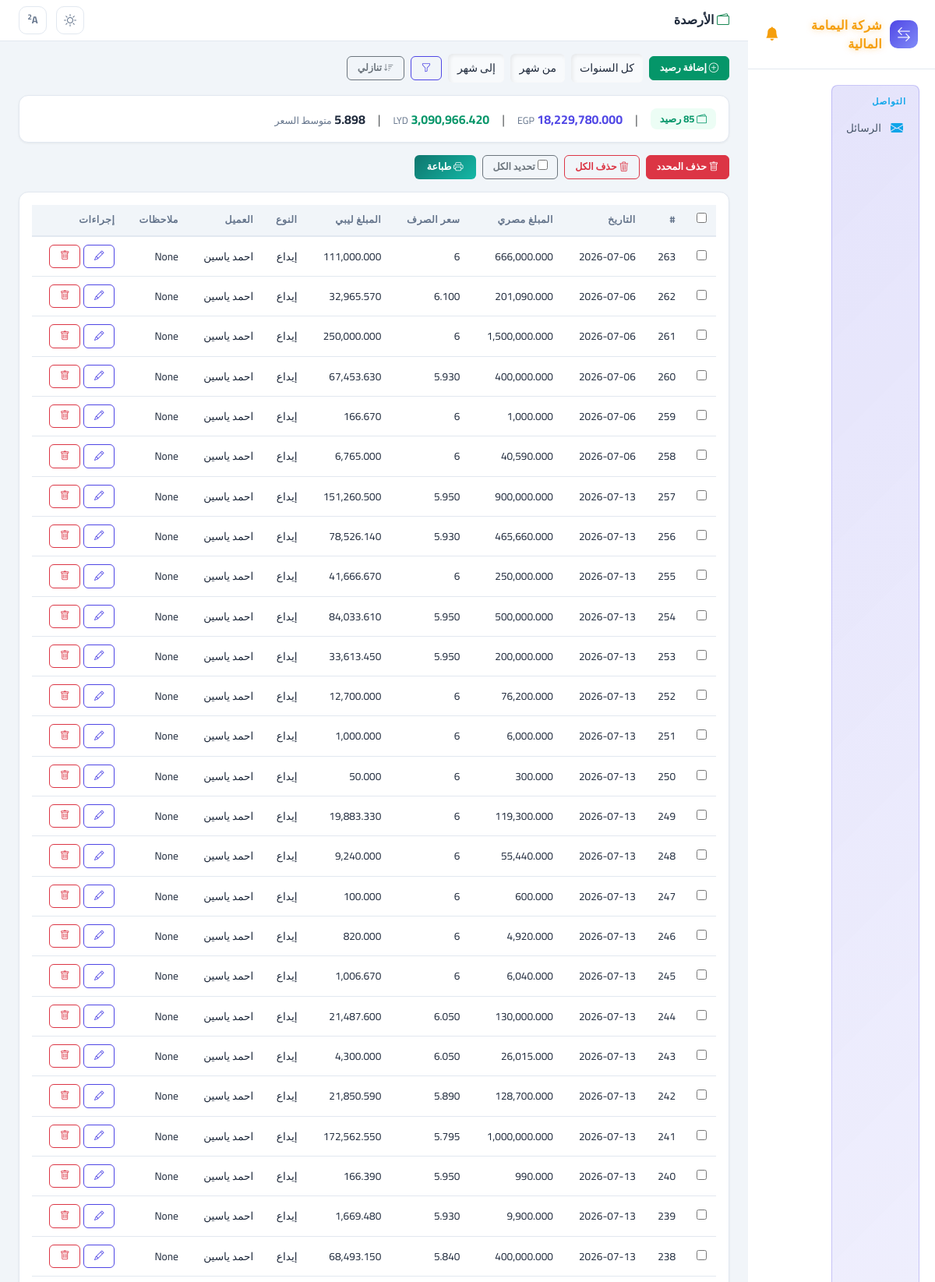
Screenshot of /capital/ (upper part) with the database file from the repository.
### access_app/models.py (models this page shows, shortened)
class Capital(models.Model):
    cash_in = models.FloatField(verbose_name="وارد نقدي", null=True, blank=True)
    libyan_cash = models.FloatField(verbose_name="نقدي ليبي", null=True, blank=True)
    date = models.DateField(verbose_name="التاريخ", null=True, blank=True)
    in_type = models.CharField(max_length=200, verbose_name="نوع الإيداع", null=True, blank=True)
    from_source = models.ForeignKey(FromSource, on_delete=models.SET_NULL, null=True, blank=True, verbose_name="من")
    exchange_rate = models.FloatField(verbose_name="سعر الصرف", null=True, blank=True)
    balance_type = models.ForeignKey(BalanceType, on_delete=models.SET_NULL, null=True, blank=True, verbose_name="نوع الرصيد")
    remarks = models.TextField(verbose_name="ملاحظات", null=True, blank=True)
    client = models.ForeignKey("ClientBalance", on_delete=models.SET_NULL, null=True, blank=True, verbose_name="رصيد من")
    class Meta:
        verbose_name = "رصيد"
        verbose_name_plural = "الأرصدة"

class ClientBalance(models.Model):
    name = models.CharField(max_length=200, verbose_name="الاسم")
    phone = models.CharField(max_length=20, verbose_name="رقم الهاتف", blank=True, null=True)
    egp_balance = models.FloatField(verbose_name="الرصيد المصري", default=0)
    lyd_balance = models.FloatField(verbose_name="الرصيد الليبي", default=0)
    last_updated = models.DateTimeField(verbose_name="آخر تحديث", auto_now=True)
    class Meta:
        verbose_name = "رصيد عميل"
        verbose_name_plural = "أرصدة العملاء"

### access_app/views.py (the view, shortened to what this page needs)
# urls.py: path('capital/', views.capital_list, name='capital_list'),
def capital_list(request):
    order = request.GET.get("order", "desc")
    order_field = "-id" if order == "desc" else "id"
    qs = Capital.objects.select_related("client", "from_source").all().order_by(order_field)
    q = request.GET.get("q", "").strip()
    date_from = request.GET.get("date_from", "").strip()
    date_to = request.GET.get("date_to", "").strip()
    client_id = request.GET.get("client", "").strip()
    year = request.GET.get("year", "").strip()
    month_from = request.GET.get("month_from", "").strip()
    month_to = request.GET.get("month_to", "").strip()
    if date_from:
        qs = qs.filter(date__gte=date_from)
    if date_to:
        qs = qs.filter(date__lte=date_to)
    if client_id:
        qs = qs.filter(client_id=client_id)
    if year:
        qs = qs.filter(date__year=year)
    if month_from:
        qs = qs.filter(date__month__gte=month_from)
    if month_to:
        qs = qs.filter(date__month__lte=month_to)
    agg = qs.aggregate(
        total_egp=Sum("cash_in"),
        total_lyd=Sum("libyan_cash"),
    )
    total_egp_val = agg["total_egp"] or 0
    total_lyd_val = agg["total_lyd"] or 0
    avg_rate = round(total_egp_val / total_lyd_val, 3) if total_lyd_val else 0
    filtered_count = qs.count()
    total_count = Capital.objects.count()
    clients = ClientBalance.objects.all().order_by("name")
    is_filtered = bool(q or date_from or date_to or client_id or year or month_from or month_to)
    return render(request, "capital_list.html", {
        "title": "الأرصدة",
        "capitals": qs,
        "clients": clients,
        "q": q,
        "date_from": date_from,
        "date_to": date_to,
        "selected_client": client_id,
        "selected_year": year,
        "selected_month_from": month_from,
        "selected_month_to": month_to,
        "total_egp": total_egp_val,
        "total_lyd": total_lyd_val,
        "avg_rate": avg_rate,
        "order": order,
        "filtered_count": filtered_count,
        "total_count": total_count,
        "is_filtered": is_filtered,
    })

### access_app/context_processors.py (called while the page is built, shortened)
def carryover_reminder(request):
    now = datetime.now()
    prev_year = now.year - 1 if now.month == 1 else now.year
    prev_month = 12 if now.month == 1 else now.month - 1
    dismissed = request.session.get("carryover_reminder_dismissed")
    if dismissed == f"{prev_year}-{prev_month}":
        return {"carryover_reminder": None}
    clients = ClientBalance.objects.all().order_by("name")
    warning_clients = []
    for client in clients:
        has_data = Capital.objects.filter(
            client=client, date__year=prev_year, date__month=prev_month
        ).exists()
        if not has_data:
            continue
    if not warning_clients:
        return {"carryover_reminder": None}

def current_user_processor(request):
    user_id = request.session.get("user_id")
    if user_id:
        try:
            user = SystemUser.objects.get(id=user_id)
            return {"current_user": user}
        except SystemUser.DoesNotExist:
            pass
    return {"current_user": None}

def maintenance_processor(request):
    from .models import SystemSetting
    setting = SystemSetting.get()
    return {"maintenance_mode": setting.maintenance_mode, "maintenance_message": setting.maintenance_message}

def import_alerts_processor(request):
    unread = ImportAlert.objects.filter(is_read=False).count()
    return {"import_alerts_unread": unread}

### access_app/models.py (called while the page is built)
    @classmethod
    def get(cls):
        obj, _ = cls.objects.get_or_create(id=1)
        return obj

### access_app/templatetags/app_tags.py (called while the page is built)
@register.filter(name="fmt")
def fmt_amount(value):
    try:
        return f"{float(value):,.3f}"
    except (ValueError, TypeError):
        return value or "-"

@register.filter(name="split")
def split_filter(value, sep=","):
    if not value:
        return []
    return str(value).split(sep)

### access_app/templates/capital_list.html (shortened to what this page needs)
{% extends "base.html" %}
{% load app_tags %}
{% load l10n %}
{% block page_title %}<i class="bi bi-wallet2 text-success"></i> الأرصدة{% endblock %}
{% block content %}
<div class="d-flex align-items-center gap-2 mb-3 flex-wrap">
    <a href="{% url 'add_capital' %}" class="btn btn-success btn-sm"><i class="bi bi-plus-circle"></i> إضافة رصيد</a>
    <form method="get" class="d-flex gap-2 align-items-center" id="filterForm">
        <select name="year" class="form-select form-select-sm" style="width:auto;">
            <option value="">كل السنوات</option>
        </select>
        <select name="month_from" class="form-select form-select-sm" style="width:auto;">
            <option value="">من شهر</option>
        </select>
        <select name="month_to" class="form-select form-select-sm" style="width:auto;">
            <option value="">إلى شهر</option>
        </select>
        <button type="submit" class="btn btn-outline-primary btn-sm"><i class="bi bi-funnel"></i></button>
    </form>
    <a href="?order={% if order == 'desc' %}asc{% else %}desc{% endif %}" class="btn btn-outline-secondary btn-sm" style="text-decoration:none">
        <i class="bi bi-sort-{% if order == 'desc' %}down{% else %}up{% endif %}"></i>
        {% if order == 'desc' %}تنازلي{% else %}تصاعدي{% endif %}
    </a>
</div>
<div class="stat-card p-3 mb-3">
    <div class="d-flex gap-3 flex-wrap align-items-center">
        {% if is_filtered %}
        <span style="background:var(--warning-bg);color:var(--warning);padding:4px 12px;border-radius:8px;font-size:.8rem;font-weight:700">
            <i class="bi bi-funnel-fill"></i> فلتر: {{ filtered_count }} من {{ total_count }} رصيد
        </span>
        <span class="text-muted">|</span>
        {% else %}
        <span style="background:#ecfdf5;color:#059669;padding:4px 12px;border-radius:8px;font-size:.8rem;font-weight:700">
            <i class="bi bi-wallet2"></i> {{ total_count }} رصيد
        </span>
        <span class="text-muted">|</span>
        {% endif %}
        <span><strong style="color:var(--primary)">{{ total_egp|fmt }}</strong> <span style="font-size:.78rem;color:var(--text-muted)">EGP</span></span>
        <span class="text-muted">|</span>
        <span><strong style="color:var(--success)">{{ total_lyd|fmt }}</strong> <span style="font-size:.78rem;color:var(--text-muted)">LYD</span></span>
        <span class="text-muted">|</span>
        <span><strong>{{ avg_rate|floatformat:"-3u" }}</strong> <span style="font-size:.78rem;color:var(--text-muted)">متوسط السعر</span></span>
    </div>
</div>
<form id="bulkForm" method="post" action="{% url 'bulk_delete_capital' %}">
    <div class="d-flex gap-2 mb-3 flex-wrap">
        <button type="button" class="btn btn-danger btn-sm" onclick="deleteSelected()"><i class="bi bi-trash"></i> حذف المحدد</button>
        <button type="button" class="btn btn-outline-danger btn-sm" onclick="clearAll()"><i class="bi bi-trash3"></i> حذف الكل</button>
        <label class="btn btn-outline-secondary btn-sm" style="cursor:pointer;">
            <input type="checkbox" id="selectAll" onchange="toggleAll(this)"> تحديد الكل
        </label>
        <button type="button" class="btn btn-sm" onclick="printPage()" style="background:linear-gradient(135deg,#0f766e,#14b8a6);color:#fff;border:none;padding:6px 16px;border-radius:6px;font-weight:700;margin-left:auto"><i class="bi bi-printer"></i> طباعة</button>
    </div>
    <div class="stat-card p-3">
        <div class="table-responsive">
            <table class="table-app">
                <thead>
                    <tr>
                        <th style="width:40px;"><input type="checkbox" id="selectAllTh" onchange="toggleAll(this)"></th>
                        <th>#</th>
                        <th>التاريخ</th>
                        <th>المبلغ مصري</th>
                        <th>سعر الصرف</th>
                        <th>المبلغ ليبي</th>
                        <th>النوع</th>
                        <th>العميل</th>
                        <th>ملاحظات</th>
                        <th>إجراءات</th>
                    </tr>
                </thead>
                <tbody>
                    {% for c in capitals %}
                    <tr id="{% if forloop.first %}firstRow{% endif %}{% if forloop.last %}lastRow{% endif %}" style="cursor:pointer" onclick="if(event.target.tagName!=='INPUT'&&event.target.tagName!=='A'&&event.target.tagName!=='I'&&!event.target.closest('a'))window.location='{% url 'edit_capital' c.id %}'">
                        <td><input type="checkbox" name="ids" value="{{ c.id }}" class="row-check"></td>
                        <td>{{ c.id }}</td>
                        <td>{{ c.date|date:"Y-m-d" }}</td>
                        <td>{{ c.cash_in|fmt }}</td>
                        <td>{{ c.exchange_rate|floatformat:"-3u" }}</td>
                        <td>{{ c.libyan_cash|fmt }}</td>
                        <td>{{ c.in_type|default:"-" }}</td>
                        <td>{{ c.client.name|default:"-" }}</td>
                        <td>{{ c.remarks|truncatechars:20|default:"" }}</td>
                        <td onclick="event.stopPropagation()">
                            <div class="d-flex gap-1">
                                <a href="{% url 'edit_capital' c.id %}" class="btn btn-outline-primary btn-sm"><i class="bi bi-pencil"></i></a>
                                <a href="{% url 'delete_capital' c.id %}" class="btn btn-outline-danger btn-sm" onclick="return confirm('حذف هذا الرصيد؟')"><i class="bi bi-trash"></i></a>
                            </div>
                        </td>
                    </tr>
                    {% empty %}
                    <tr><td colspan="10" class="text-center text-muted">لا توجد أرصدة</td></tr>
                    {% endfor %}
                </tbody>
            </table>
        </div>
    </div>
</form>
{% endblock %}

### access_app/templates/base.html (style rules this page uses)
:root { --primary: #4f46e5; --primary-light: #6366f1; --primary-dark: #3730a3; --primary-bg: #eef2ff; --success: #059669; --success-bg: #ecfdf5; --warning: #d97706; --warning-bg: #fffbeb; --danger: #dc2626; --danger-bg: #fef2f2; --info: #0284c7; --info-bg: #f0f9ff; --bg: #f1f5f9; --sidebar-bg: #ffffff; --sidebar-hover: #f1f5f9; --sidebar-active: #eef2ff; --sidebar-text: #475569; --sidebar-text-hover: #1e293b; --sidebar-section: #94a3b8; --card-bg: #ffffff; --card-border: #e2e8f0; --text: #1e293b; --text-muted: #64748b; --input-bg: #f8fafc; --input-border: #cbd5e1; --input-focus: #6366f1; --shadow-sm: 0 1px 3px rgba(0,0,0,0.06); --shadow: 0 4px 16px rgba(0,0,0,0.08); --shadow-lg: 0 8px 30px rgba(0,0,0,0.12); --radius: 12px; --radius-sm: 8px; --radius-xs: 6px; --sec-transfer: linear-gradient(135deg, rgba(79,70,229,0.15), rgba(99,102,241,0.08)); --sec-transfer-border: rgba(79,70,229,0.25); --sec-balance: linear-gradient(135deg, rgba(5,150,105,0.15), rgba(52,211,153,0.08)); --sec-balance-border: rgba(5,150,105,0.25); --sec-expense: linear-gradient(135deg, rgba(217,119,6,0.15), rgba(251,191,36,0.08)); --sec-expense-border: rgba(217,119,6,0.25); --sec-profit: linear-gradient(135deg, rgba(236,72,153,0.15), rgba(244,114,182,0.08)); --sec-profit-border: rgba(236,72,153,0.25); }
body.size-2 { font-size: 16px; }
* { box-sizing: border-box; }
body { background: var(--bg); font-family: 'Cairo', sans-serif; color: var(--text); transition: background .3s, color .3s; margin: 0; min-height: 100vh; }
.stat-card { background: var(--card-bg); border-radius: var(--radius); border: 1px solid var(--card-border); padding: 20px; box-shadow: var(--shadow-sm); transition: all .2s; }
.table-app { width: 100%; border-collapse: collapse; font-size: 0.85rem; }
.table-app thead th { background: var(--bg); padding: 10px 12px; font-weight: 700; font-size: 0.78rem; color: var(--text-muted); text-transform: uppercase; letter-spacing: 0.5px; border-bottom: 2px solid var(--card-border); white-space: nowrap; }
.table-app tbody td { padding: 10px 12px; border-bottom: 1px solid var(--card-border); vertical-align: middle; }
.form-control, .form-select { background: var(--input-bg); border: none; color: var(--text); border-radius: var(--radius-xs); font-size: 0.92rem; padding: 10px 14px; transition: all .2s; box-shadow: inset 2px 2px 5px rgba(0,0,0,0.07), inset -1px -1px 3px rgba(255,255,255,0.5); }
.form-control-sm, .form-select-sm { font-size: 0.88rem; padding: 8px 11px; }
.btn { border-radius: var(--radius-xs); font-size: 0.85rem; padding: 0.45rem 1.2rem; font-weight: 600; transition: all .2s; }
.btn-success { background: var(--success); border-color: var(--success); color: #fff; }
.btn-outline-primary { border-color: var(--primary); color: var(--primary); }
.btn-sm { font-size: 0.78rem; padding: 0.3rem 0.8rem; }

### rows the page displays
Capital: id "263", date "2026-07-06", cash_in|fmt "666,000.000", exchange_rate "6", libyan_cash|fmt "111,000.000", in_type "إيداع", client.name "احمد ياسين", remarks "None"
Capital: id "262", date "2026-07-06", cash_in|fmt "201,090.000", exchange_rate "6.100", libyan_cash|fmt "32,965.570", in_type "إيداع", client.name "احمد ياسين", remarks "None"
Capital: id "261", date "2026-07-06", cash_in|fmt "1,500,000.000", exchange_rate "6", libyan_cash|fmt "250,000.000", in_type "إيداع", client.name "احمد ياسين", remarks "None"
Capital: id "260", date "2026-07-06", cash_in|fmt "400,000.000", exchange_rate "5.930", libyan_cash|fmt "67,453.630", in_type "إيداع", client.name "احمد ياسين", remarks "None"
Capital: id "259", date "2026-07-06", cash_in|fmt "1,000.000", exchange_rate "6", libyan_cash|fmt "166.670", in_type "إيداع", client.name "احمد ياسين", remarks "None"
Capital: id "258", date "2026-07-06", cash_in|fmt "40,590.000", exchange_rate "6", libyan_cash|fmt "6,765.000", in_type "إيداع", client.name "احمد ياسين", remarks "None"
Capital: id "257", date "2026-07-13", cash_in|fmt "900,000.000", exchange_rate "5.950", libyan_cash|fmt "151,260.500", in_type "إيداع", client.name "احمد ياسين", remarks "None"
Capital: id "256", date "2026-07-13", cash_in|fmt "465,660.000", exchange_rate "5.930", libyan_cash|fmt "78,526.140", in_type "إيداع", client.name "احمد ياسين", remarks "None"
Capital: id "255", date "2026-07-13", cash_in|fmt "250,000.000", exchange_rate "6", libyan_cash|fmt "41,666.670", in_type "إيداع", client.name "احمد ياسين", remarks "None"
Capital: id "254", date "2026-07-13", cash_in|fmt "500,000.000", exchange_rate "5.950", libyan_cash|fmt "84,033.610", in_type "إيداع", client.name "احمد ياسين", remarks "None"
Capital: id "253", date "2026-07-13", cash_in|fmt "200,000.000", exchange_rate "5.950", libyan_cash|fmt "33,613.450", in_type "إيداع", client.name "احمد ياسين", remarks "None"
Capital: id "252", date "2026-07-13", cash_in|fmt "76,200.000", exchange_rate "6", libyan_cash|fmt "12,700.000", in_type "إيداع", client.name "احمد ياسين", remarks "None"
Capital: id "251", date "2026-07-13", cash_in|fmt "6,000.000", exchange_rate "6", libyan_cash|fmt "1,000.000", in_type "إيداع", client.name "احمد ياسين", remarks "None"
Capital: id "250", date "2026-07-13", cash_in|fmt "300.000", exchange_rate "6", libyan_cash|fmt "50.000", in_type "إيداع", client.name "احمد ياسين", remarks "None"
Capital: id "249", date "2026-07-13", cash_in|fmt "119,300.000", exchange_rate "6", libyan_cash|fmt "19,883.330", in_type "إيداع", client.name "احمد ياسين", remarks "None"
Capital: id "248", date "2026-07-13", cash_in|fmt "55,440.000", exchange_rate "6", libyan_cash|fmt "9,240.000", in_type "إيداع", client.name "احمد ياسين", remarks "None"
Capital: id "247", date "2026-07-13", cash_in|fmt "600.000", exchange_rate "6", libyan_cash|fmt "100.000", in_type "إيداع", client.name "احمد ياسين", remarks "None"
Capital: id "246", date "2026-07-13", cash_in|fmt "4,920.000", exchange_rate "6", libyan_cash|fmt "820.000", in_type "إيداع", client.name "احمد ياسين", remarks "None"
Capital: id "245", date "2026-07-13", cash_in|fmt "6,040.000", exchange_rate "6", libyan_cash|fmt "1,006.670", in_type "إيداع", client.name "احمد ياسين", remarks "None"
Capital: id "244", date "2026-07-13", cash_in|fmt "130,000.000", exchange_rate "6.050", libyan_cash|fmt "21,487.600", in_type "إيداع", client.name "احمد ياسين", remarks "None"
Capital: id "243", date "2026-07-13", cash_in|fmt "26,015.000", exchange_rate "6.050", libyan_cash|fmt "4,300.000", in_type "إيداع", client.name "احمد ياسين", remarks "None"
Capital: id "242", date "2026-07-13", cash_in|fmt "128,700.000", exchange_rate "5.890", libyan_cash|fmt "21,850.590", in_type "إيداع", client.name "احمد ياسين", remarks "None"
Capital: id "241", date "2026-07-13", cash_in|fmt "1,000,000.000", exchange_rate "5.795", libyan_cash|fmt "172,562.550", in_type "إيداع", client.name "احمد ياسين", remarks "None"
Capital: id "240", date "2026-07-13", cash_in|fmt "990.000", exchange_rate "5.950", libyan_cash|fmt "166.390", in_type "إيداع", client.name "احمد ياسين", remarks "None"
Capital: id "239", date "2026-07-13", cash_in|fmt "9,900.000", exchange_rate "5.930", libyan_cash|fmt "1,669.480", in_type "إيداع", client.name "احمد ياسين", remarks "None"
Capital: id "238", date "2026-07-13", cash_in|fmt "400,000.000", exchange_rate "5.840", libyan_cash|fmt "68,493.150", in_type "إيداع", client.name "احمد ياسين", remarks "None"

### other values shown
{{ total_count }} "85"
{{ total_egp|fmt }} "18,229,780.000"
{{ total_lyd|fmt }} "3,090,966.420"
{{ avg_rate|floatformat:"-3u" }} "5.898"
